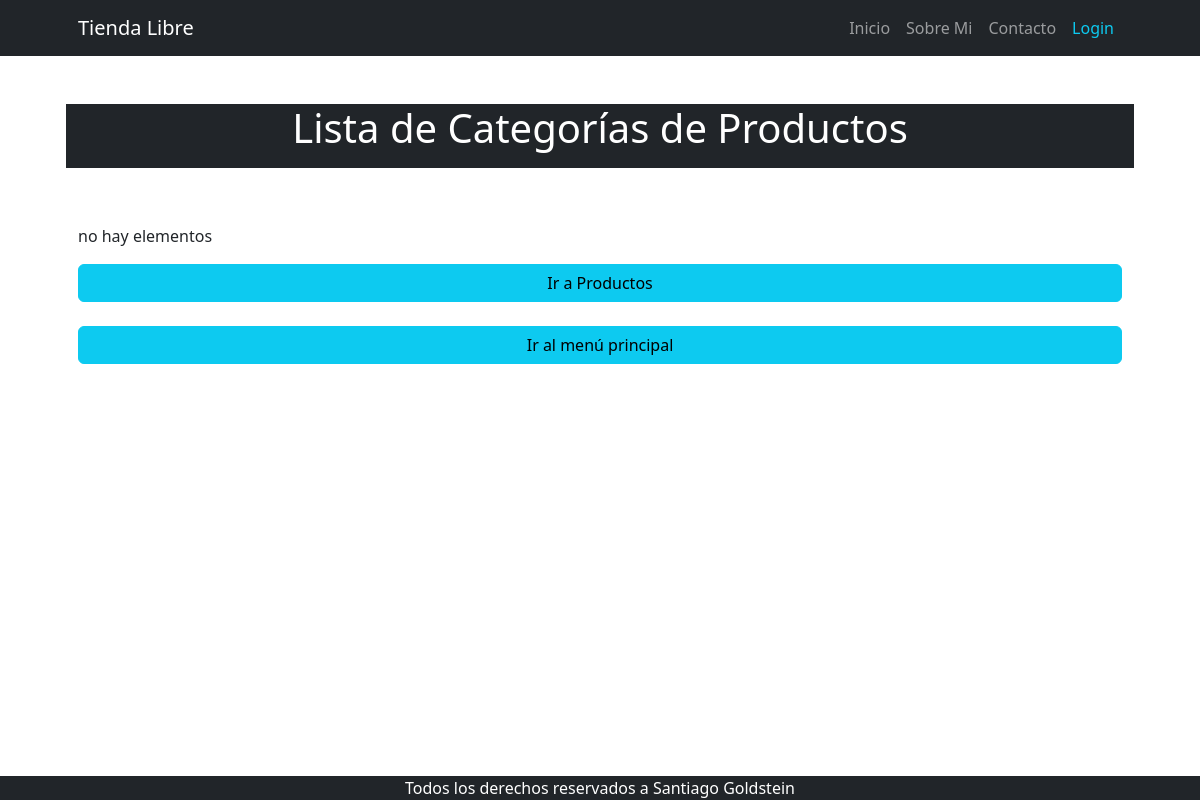
/producto/productocategoria/list/, run on an earlier commit of the app's database.
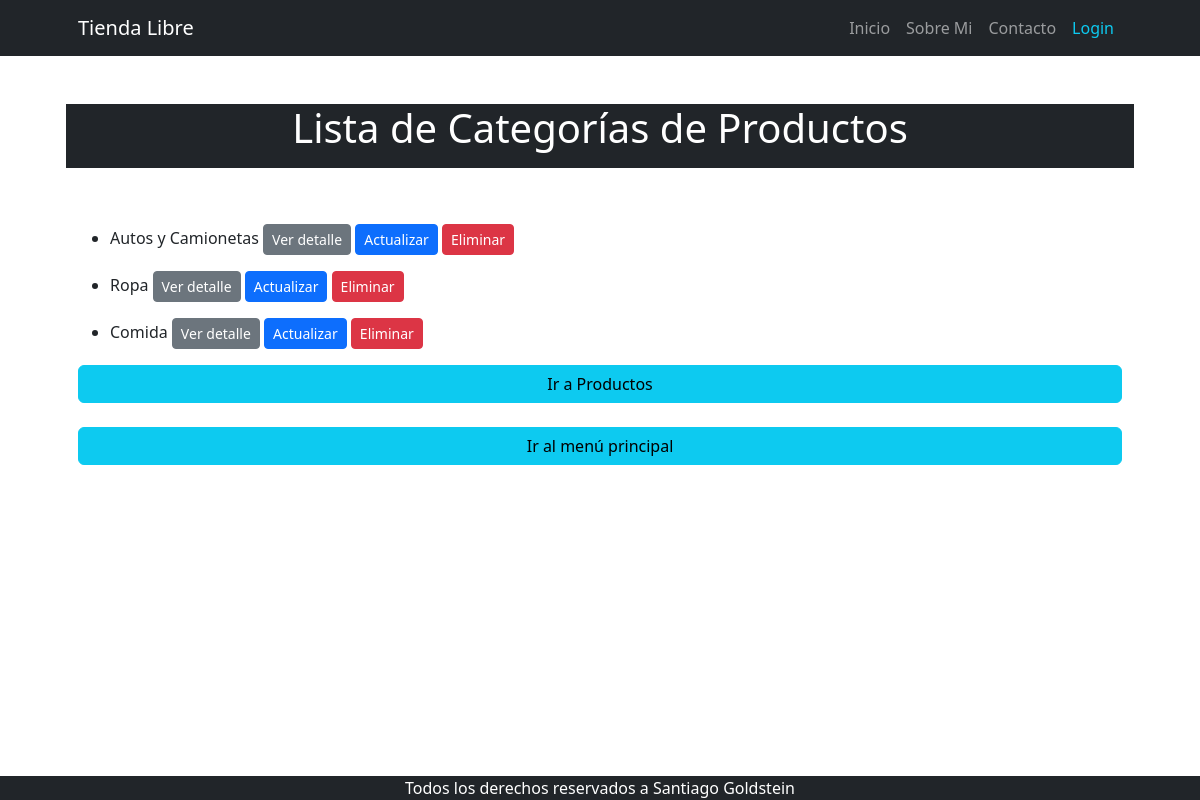
And on a later commit of the database.
### apps/producto/models.py (models this page shows, shortened)
class ProductoCategoria(models.Model):
    nombre = models.CharField(max_length=200, unique=True)
    descripcion = models.CharField(
        max_length=250, null=True, blank=True, verbose_name="descripción")
    class Meta:
        verbose_name = "categoría de productos"
        verbose_name_plural = "categorías de productos"

### apps/producto/views.py (the view)
# urls.py: path("productocategoria/list/", views.ProductoCategoriaList.as_view(),
class ProductoCategoriaList(ListView):
    model = models.ProductoCategoria

### apps/producto/templates/producto/productocategoria_list.html
{% extends 'producto/index.html' %}
{% block INDEX_TITULO %}
    Lista de Categorías de Productos
{% endblock INDEX_TITULO %}
{% block INDEX_CONTENIDO %}
    {% if object_list %}
        {% for object in object_list %}
            <ul>
                <li>{{ object.nombre }}
                    <a href="{% url 'producto:productocategoria_detail' object.id %}" class="btn btn-secondary btn-sm">
                        Ver detalle</a>
                    <a href="{% url 'producto:productocategoria_update' object.id %}" class="btn btn-primary btn-sm">
                        Actualizar</a>
                    <a href="{% url 'producto:productocategoria_delete' object.id %}" class="btn btn-danger btn-sm">
                        Eliminar</a>
                </li>
            </ul>
        {% endfor %}
    {% else %}
        <p>no hay elementos</p>
    {% endif %}
    <div class="d-grid gap-3">
        <a href="{% url 'producto:home' %}" class="btn btn-info ">Ir a Productos</a>
    </div>
    <br>
    {% include 'Home/index_back.html' %}
{% endblock INDEX_CONTENIDO %}

### apps/producto/templates/producto/index.html (shortened to what this page needs)
{% extends 'Home/index.html' %}

### apps/Home/templates/Home/index.html (shortened to what this page needs)
{% extends 'Home/base.html' %}
{% load static %}
{% block BASE_CONTENIDO %}
    <div class="row aling-items-center my-5">
        <h1 class="pb-lg-3 text-bg-dark text-center  ">
            {% block INDEX_TITULO %}{% endblock INDEX_TITULO %}
        </h1>
    </div>
    {% block INDEX_CONTENIDO %}{% endblock INDEX_CONTENIDO %}
{% endblock BASE_CONTENIDO %}

### apps/Home/templates/Home/base.html (shortened to what this page needs)
{% load static %}
<!DOCTYPE html>
<html lang="es">
    <head>
        <link href="{% static 'Home/css/proyecto_styles.css' %}" rel="stylesheet" />
    </head>
    <body>
        {% include 'Home/navbar.html' %}
        <div class="container px-4 px-lg-5">
            {% block BASE_CONTENIDO %}
            {% endblock BASE_CONTENIDO %}
        </div>
        {% include 'Home/footer.html' %}
    </body>
</html>

### apps/Home/templates/Home/navbar.html (shortened to what this page needs)
<nav class="navbar navbar-expand-lg navbar-dark bg-dark">
    <div class="container px-5">
        <a class="navbar-brand" href="{% url 'Home:home' %}">Tienda Libre</a>
        <div class="collapse navbar-collapse" id="navbarSupportedContent">
            <ul class="navbar-nav ms-auto mb-2 mb-lg-0">
                <li class="nav-item"><a class="nav-link {% if  request.path == "/" %} active {% endif %}" aria-current="page" href="{% url 'Home:home' %}">Inicio</a></li>
                {% if user.is_authenticated %}
                    <li class="nav-item"><a class="nav-link {% if  request.path == "/producto/" %} active {% endif %}" href="{% url 'producto:home' %}">Productos</a></li>
                    <li class="nav-item"><a class="nav-link {% if  request.path == "/vender/" %} active {% endif %}" href="https://wa.me/+5491139556151" target="_blank">Solicitá acceso para Vender</a></li>
                    <li class="nav-item"><a class="nav-link text-bg-info {% if  request.path == "/" %} active {% endif %}" href="#!">{{ user.username }}</a></li>
                    <li class="nav-item"><a class="nav-link text-info {% if  request.path == "/logout/" %} active {% endif %}" href="{% url 'Home:logout' %}">Logout</a></li>
                {% else %}
                    <li class="nav-item"><a class="nav-link {% if  request.path == "/about/" %} active {% endif %}" href="{% url 'Home:about' %}">Sobre Mi</a></li>
                    <li class="nav-item"><a class="nav-link {% if  request.path == "/contacto/" %} active {% endif %}" href="https://wa.me/+5491139556151" target="_blank">Contacto</a></li>
                    <li class="nav-item"><a class="nav-link text-info {% if  request.path == "/login/" %} active {% endif %}" href="{% url 'Home:login' %}">Login</a></li>
                {% endif %}
            </ul>
        </div>
    </div>
</nav>

### apps/Home/templates/Home/index_back.html
<div class="d-grid gap-3">
    <a href="{% url 'Home:home' %}" class="btn btn-info ">Ir al menú principal</a>
</div>

### apps/Home/templates/Home/footer.html
<footer class="bg-dark fixed-bottom  ">
    <div class="container px-4 px-lg-5"><p class="m-0 text-center text-white">Todos los derechos reservados a Santiago Goldstein</p></div>
</footer>

What changed in the data, as far as the page shows it:
added ProductoCategoria: nombre "Autos y Camionetas"
added ProductoCategoria: nombre "Ropa"
added ProductoCategoria: nombre "Comida"
Also different on the page:
text no longer shown: "no hay elementos"
